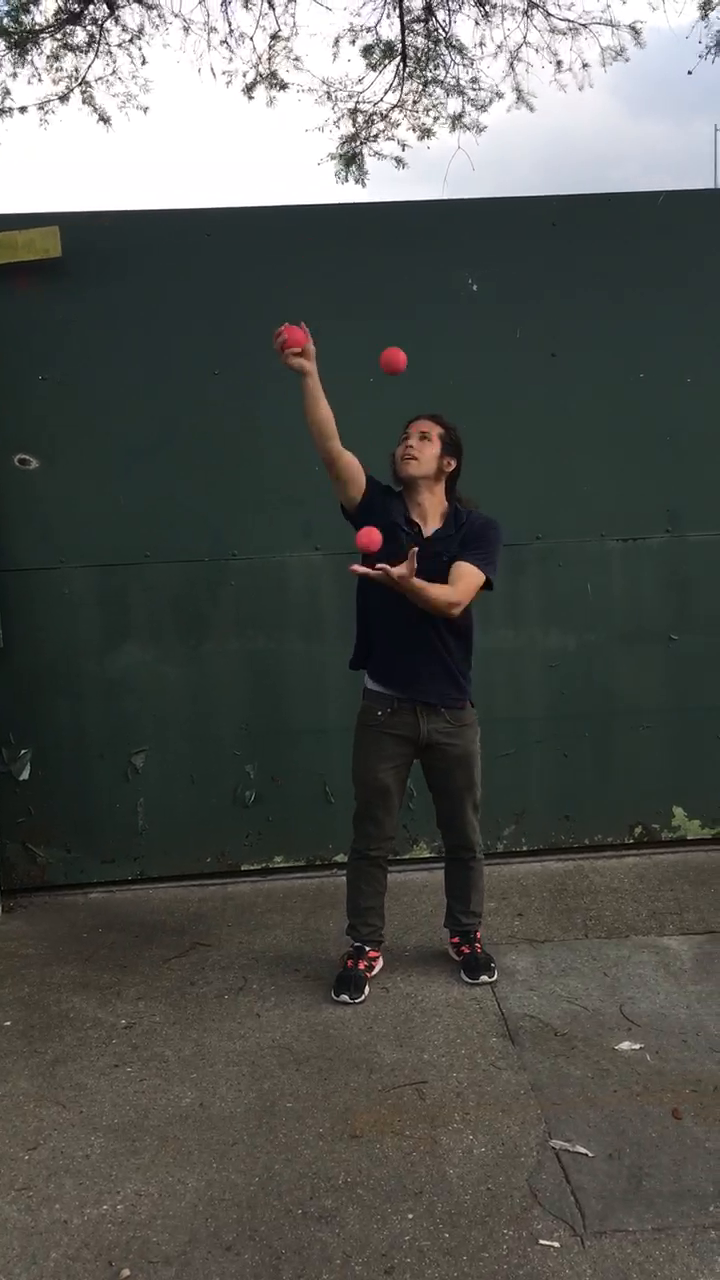
#> input picture frame 26 of example_videos/Juggling4.mov, 720 x 1280 px
$ python 'workingFile1(addHandDetection).py'
#> lines starting #> are read from the running program, lines starting #| are printed output that depends on the picture; after the words box and inside, x2 and y2 are one past the last pixel; in counts of white or black regions, pixels touching at a corner belong together
#Modified from Nate Guy's Ball Tracking
#Using https://github.com/victordibia/handtracking for hand tracking
from __future__ import division
import numpy as np
import cv2
import itertools
import math
import time
import csv
import copy
from scipy.linalg import block_diag
import scipy.optimize
from scipy.cluster.hierarchy import dendrogram, linkage
from scipy.cluster.hierarchy import cophenet, fcluster
from scipy.spatial.distance import pdist
from scipy import stats


numBalls = 3 #This needs to be automated

ballPositionMarkerColors = ((200,0,0), (255,200,200), (0,200,0), (0,0,200))
ballTrajectoryMarkerColors = ((200,55,55), (255,200,200), (55,255,55), (55,55,255))

videoFilename = 'example_videos/Juggling4.mov'


# Get a frame from the current video source
def getFrame(cap):
    _, frame = cap.read()
#> frame is the input picture: shape (1280, 720, 3); mean B, G, R 79, 83, 81
    # frame = cv2.imread('greens.png')
    return frame

# Applies a median blur to an image to smooth out noise
def blur(image):
    blurredImage = cv2.medianBlur(image, 5)
    return blurredImage


# [13 lines left out: function rejectOutlierPoints, not called in this run]


# Performs all necessary pre-processing steps before the color thresholding
def processForThresholding(frame):
    # [8 lines of commented-out code are left out]
    hsvBlurredFrame = cv2.cvtColor(frame, cv2.COLOR_BGR2HSV)
#> hsvBlurredFrame: shape (1280, 720, 3); mean H, S, V 61.1, 48.9, 86.8
    #return frame
    return hsvBlurredFrame

def smoothNoise(frame):
    kernel = np.ones((6,6)).astype(np.uint8)
    frame = cv2.erode(frame, kernel)
    frame = cv2.dilate(frame, kernel)

    return frame

def distance2D(p, q):
    dist = math.sqrt((p[0]-q[0])**2 + (p[1]-q[1])**2)
    return dist

def getPredictedStateFromFilter(kalman): #predicts the state in the next frame.
    predicted_state = kalman.predict()
    predicted_state = predicted_state.transpose()[0]
    ball_x_positions = [a[1] for a in enumerate(predicted_state) if a[0]%4==0]
    ball_y_positions = [a[1] for a in enumerate(predicted_state) if a[0]%4==1]
    ball_x_velocities = [a[1] for a in enumerate(predicted_state) if a[0]%4==2]
    ball_y_velocities = [a[1] for a in enumerate(predicted_state) if a[0]%4==3]
    predicted_ball_centers = zip(ball_x_positions, ball_y_positions)
    predicted_ball_velocities = zip(ball_x_velocities, ball_y_velocities)
    return predicted_ball_centers, predicted_ball_velocities

# [19 lines left out: functions getStateFromFilter, addZeros, not called in this run]

def findBallsInImage(image, kalman, isFirstFrame=False, frameCount=0):
    numBallsToFind = numBalls
    cutoff = 100

    # Get a list of all of the non-blank points in the image
    points = np.dstack(np.where(image>0)).astype(np.float32)

    # points = rejectOutlierPoints(points) # removes points that are physically far away from the rest. Seems pointless and time consuming.
    if len(points) == 0:
        return []

    if len(points[0]) >= numBallsToFind:

        # Break into clusters using k-means clustering
        criteria = (cv2.TERM_CRITERIA_EPS + cv2.TERM_CRITERIA_MAX_ITER, 10, 1.0)
        compactness, labels, centers = cv2.kmeans(points, numBallsToFind, None, criteria, 10, cv2.KMEANS_RANDOM_CENTERS)


        centers = centers.tolist()

        # Centers come to us in (y, x) order. This is annoying, so we'll switch it to (x, y) order.
        centers = [[x,y] for [y,x] in centers]

        pairings = []
        temp_output_data = []
        predictedBallCenters, predictedBallVelocities = getPredictedStateFromFilter(kalman)

        #The Hungarian Algorithm:
        cost_matrix = [ [ [predictedBallCenters[i], centers[j]] for j in range(len(centers))] for i in range(len(predictedBallCenters)) ]
        cost_matrix = map(lambda row: map(lambda pair: distance2D(pair[0], pair[1]),row), cost_matrix)
        _, column_permutation = scipy.optimize.linear_sum_assignment(np.array(cost_matrix)) #an array whose ith element is the index of centers, which is paired to predictedBallCenters[i] in the optimal paring.
        new_measurements = []

        for prediction_index, center_index in enumerate(column_permutation):
            if cost_matrix[prediction_index][center_index] < cutoff or frameCount < 20:
                #print cost_matrix[prediction_index][center_index]
                #print frameCount
                new_measurements.append(centers[center_index])
            else:
                #print 'k means failure'
                #print predictedBallCenters[prediction_index]
                new_measurements.append(list(predictedBallCenters[prediction_index])) #assume the ball stays where it is, if no accurate reading was found.
            current_position, _ = getStateFromFilter(kalman)
            temp_output_data = [i[1] for i in current_position]

        new_measurements = sum(new_measurements, []) #flattens the array.
        if isFirstFrame:
            kalman.statePost = np.array([addZeros(new_measurements)],np.float32).transpose()
        else:
            kalman.correct(np.array([new_measurements],np.float32).transpose())
        output_data.append(temp_output_data)
        #if len(min_matches) != numBalls:
        #    print 'matching failed'
        return []
    else:
        return []

# [13 lines left out: function drawBallsAndTrajectory, not called in this run]

global hsvColorBounds
hsvColorBounds={}
hsvColorBounds['red'] = (np.array([166, 84, 131], np.uint8),np.array([186,  239, 244], np.uint8)) #bgr
global output_data
output_data = []
#hsvColorBounds['red'] = (np.array([0, 153, 127],np.uint8), np.array([4, 230, 179],np.uint8))
def createFilter(balls):
    kalman = cv2.KalmanFilter(4*balls,2*balls) # state is (x,y,v_x,v_y, )^t, sensors are (x,y, )
    H = [[1,0,0,0],
         [0,1,0,0]]
    hargs = [H] * balls
    kalman.measurementMatrix = np.array(block_diag(*hargs), np.float32)
    #kalman.measurementMatrix = np.array(map(lambda x: __g(x), range(2*balls)), np.float32)
    A = [[1,0,1,0],
         [0,1,0,1],
         [0,0,1,0],
         [0,0,0,1]]
    arguments = [A] * balls #n copies of the matrix amove
    kalman.transitionMatrix = np.array(block_diag(*arguments), np.float32)

    N = [[1,0,0,0],
         [0,5,0,0],
         [0,0,1,0],
         [0,0,0,5]]
    noiseArgs = [N] * balls
    #kalman.processNoiseCov = np.array(block_diag(*noiseArgs), np.float32)
    kalman.processNoiseCov = np.array(np.identity(4*balls), np.float32)
    kalman.measurementNoiseCov = np.array(np.identity(2*balls), np.float32)
    return kalman

def main():
    kalman = createFilter(numBalls)
    showBallDetectionData = False
    global frameCount
    # Get a camera input source
    cap = cv2.VideoCapture(videoFilename)

    boolFirstFrame=True
    frameCount = 0
    while(cap.isOpened()):
        frameCount+=1
        frame = getFrame(cap)
        if frame is None:
            break
        # Makes a copy before any changes occur
        frameCopy = frame.copy()

        frame = processForThresholding(frame)

        for color, ballIndices in [('red',[0,1,2,3])]:
            # Find locations of ball(s)
            colorBounds = hsvColorBounds[color]
            thresholdImage = cv2.inRange(frame, colorBounds[0], colorBounds[1])
            cv2.imshow('thresholdImage', thresholdImage)
            # Open to remove small elements/noise
            thresholdImage = smoothNoise(thresholdImage)
            # We'll use ballIndices to only select from a subset of the balls to pair
            ballCenters, ballVelocities = getPredictedStateFromFilter(kalman)

            # Find the points in the image where this is true, and get the matches that pair
            # these points to the balls that we're already tracking
            if boolFirstFrame:
                findBallsInImage(thresholdImage, kalman, isFirstFrame = boolFirstFrame, frameCount = frameCount)
                boolFirstFrame = False
            else:
                findBallsInImage(thresholdImage, kalman, isFirstFrame = False, frameCount = frameCount)

            frameCopy = drawBallsAndTrajectory(frameCopy, kalman)
#> this loop made 1 pass
#> pass 1, in main, `thresholdImage = cv2.inRange(frame, colorBounds[0], colorBounds[1])`:
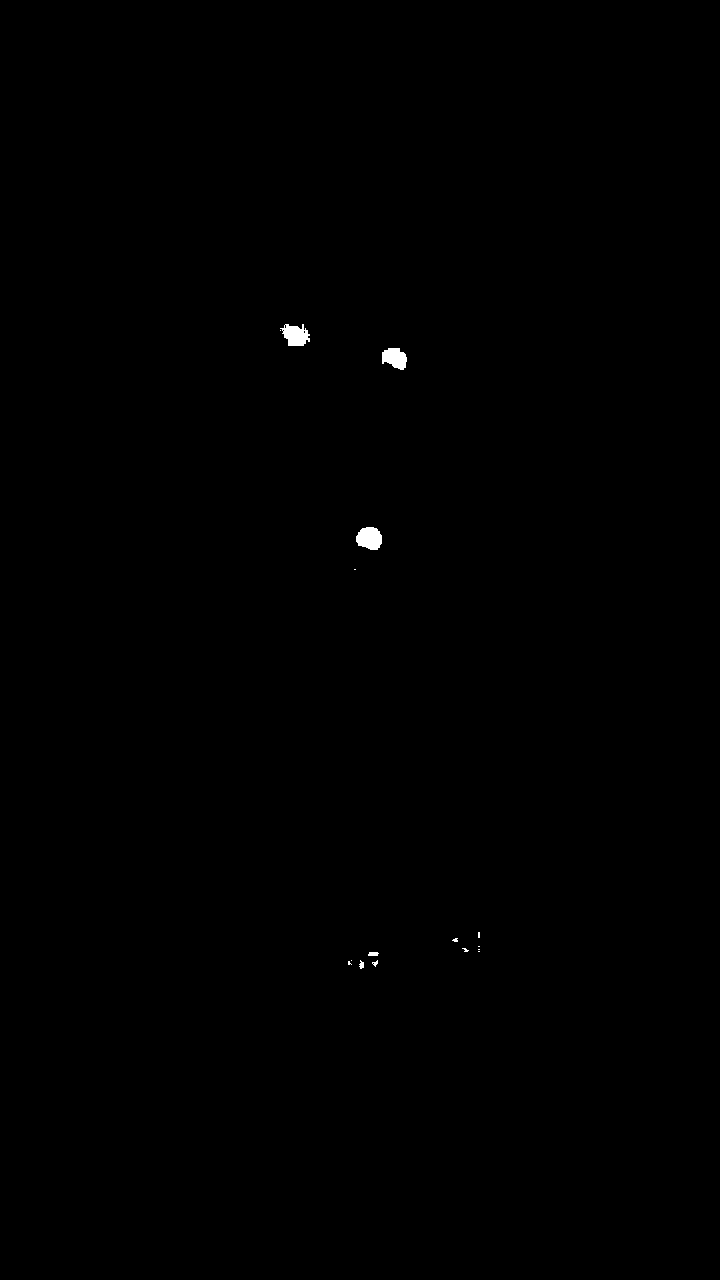
#> thresholdImage: shape (1280, 720); 0.16% white; 16 white regions (10 under 20 px), largest, box (x1, y1, x2, y2) and area: (356, 527, 382, 550) 470, (280, 324, 310, 346) 442, (382, 348, 407, 370) 401, (368, 952, 379, 956) 39, (359, 960, 364, 969) 30, (372, 960, 378, 967) 21
#> pass 1, in smoothNoise, `frame = cv2.erode(frame, kernel)`:
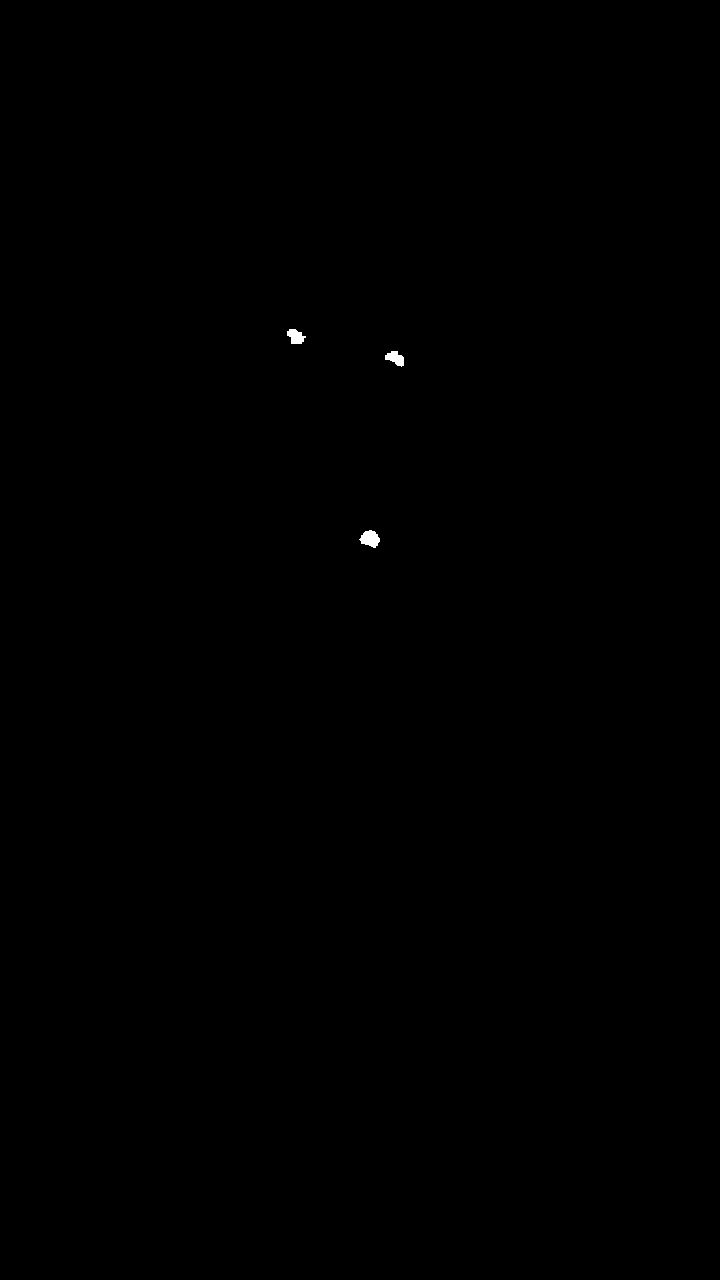
#> frame: shape (1280, 720); 0.07% white; 3 white regions, box (x1, y1, x2, y2) and area: (359, 530, 380, 548) 250, (287, 329, 306, 344) 192, (385, 351, 404, 367) 188
#> after the loop, boolFirstFrame = True

        cv2.imshow('Image with Estimated Ball Center', frameCopy)

        k = cv2.waitKey(int(1000.0 / 30)) & 0xFF

        if k == 27:
            # User hit ESC
            break
    output_path = './dataWithHands.csv'

    # [11 lines of commented-out code are left out]
    cap.release()
    cv2.destroyAllWindows()

if __name__ == '__main__':
#> (the run stopped early here; a loop or call above may not have finished)
